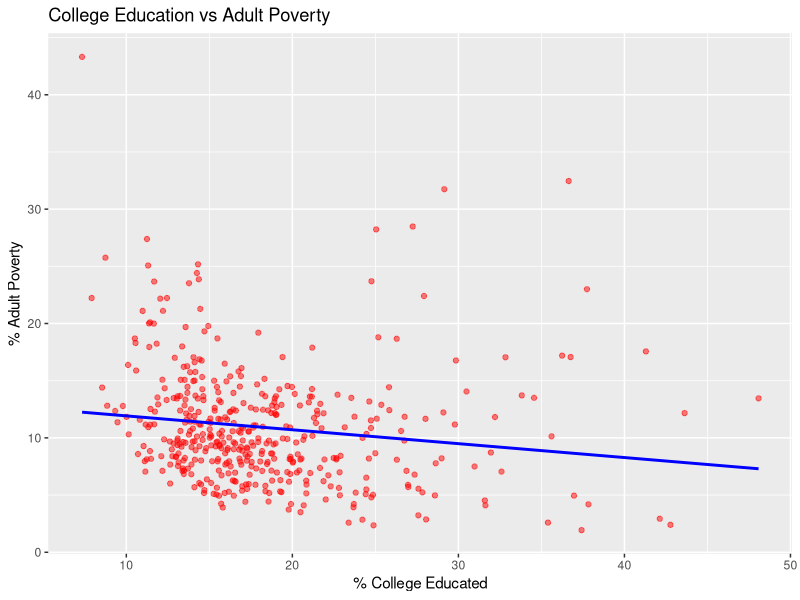
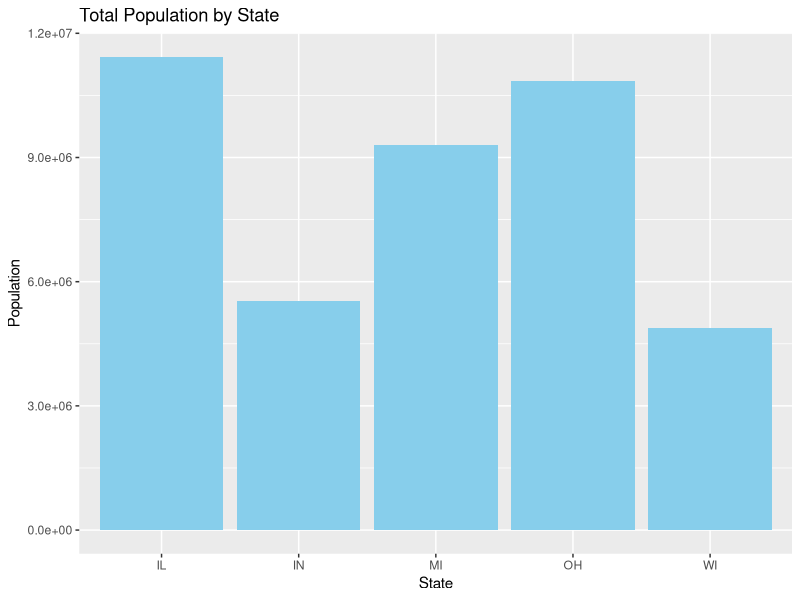
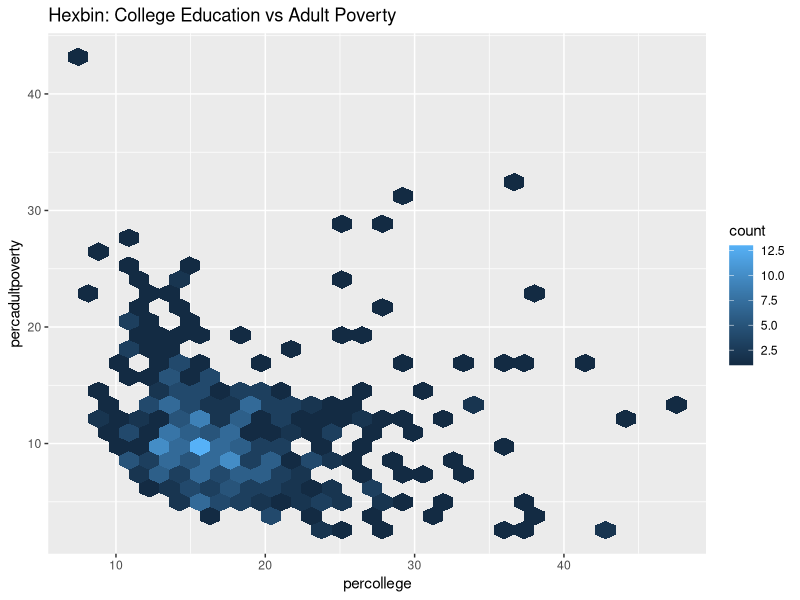
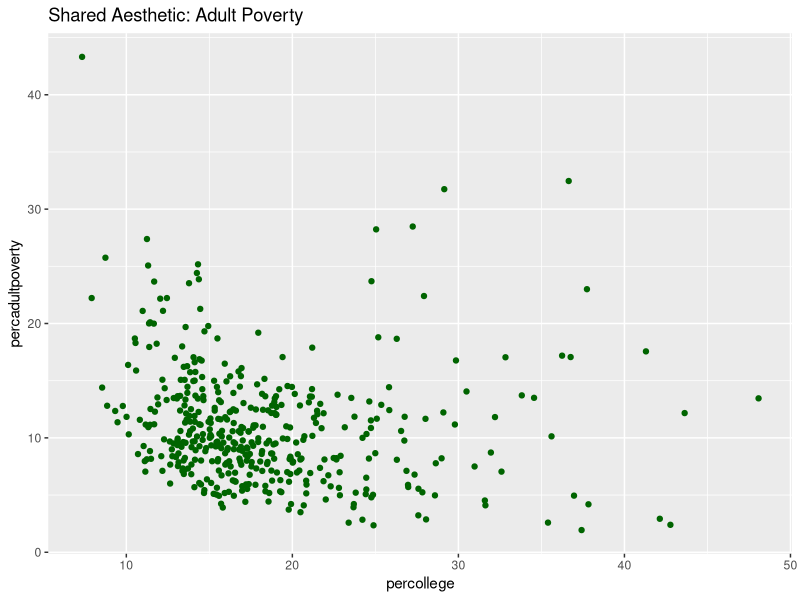
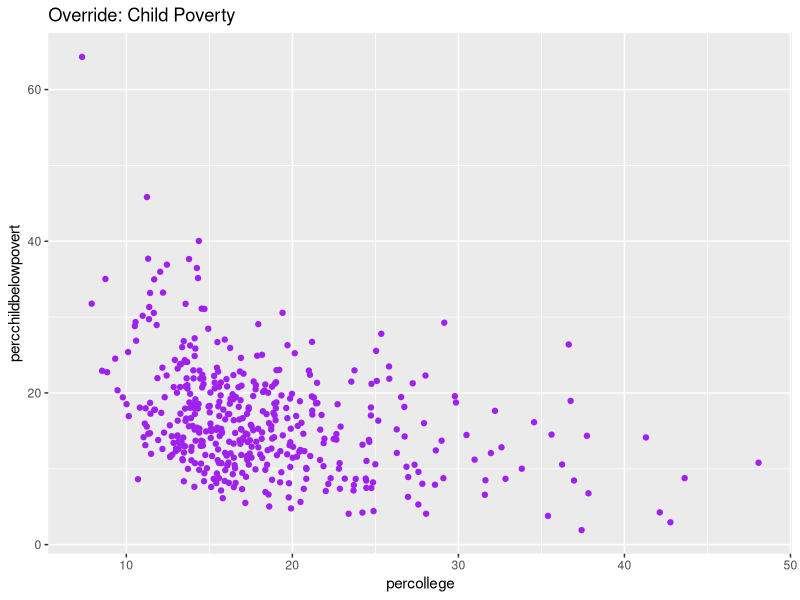
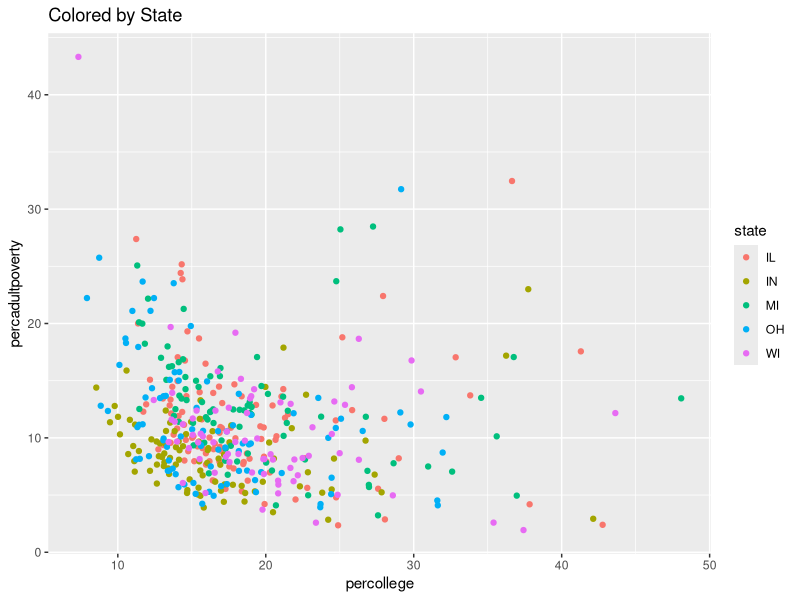
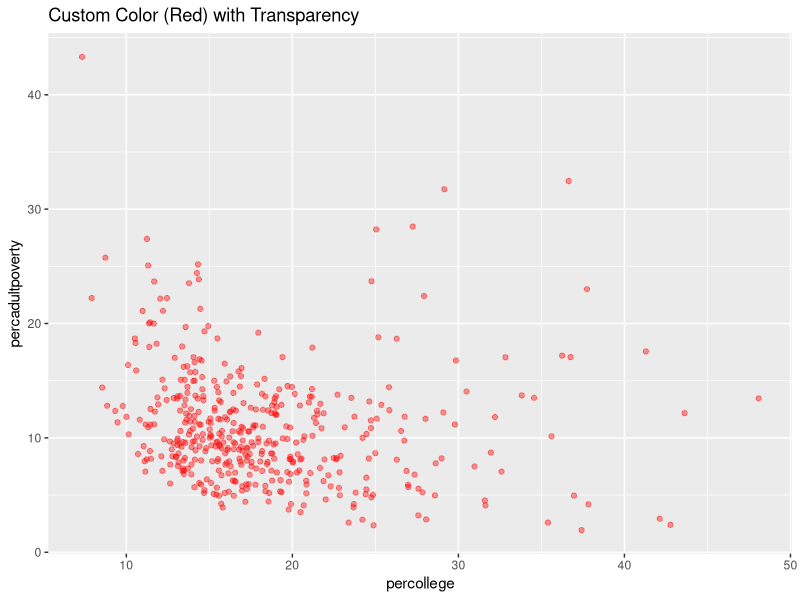

Write the R code that produced these figures, in order.

# Load library
library(ggplot2)
library(hexbin)

# Load dataset
data("midwest")
names(midwest)

# 1) Scatter Plot + Trend Line
p1 <- ggplot(midwest, aes(x = percollege, y = percadultpoverty)) +
  geom_point(color = "red", alpha = 0.5) +
  geom_smooth(method = "lm", se = FALSE, color = "blue") +
  ggtitle("College Education vs Adult Poverty") +
  xlab("% College Educated") +
  ylab("% Adult Poverty")

print(p1)

# 2) Bar Chart (Population by State)
p2 <- ggplot(midwest, aes(x = state, y = poptotal)) +
  geom_bar(stat = "identity", fill = "skyblue") +
  ggtitle("Total Population by State") +
  xlab("State") +
  ylab("Population")

print(p2)

# 3) Hexagonal Heatmap
p3 <- ggplot(midwest, aes(x = percollege, y = percadultpoverty)) +
  geom_hex() +
  ggtitle("Hexbin: College Education vs Adult Poverty")

print(p3)

# 4) Shared Aesthetic Mapping + Override
base_plot <- ggplot(midwest, aes(x = percollege))

# Default mapping
p4a <- base_plot +
  geom_point(aes(y = percadultpoverty), color = "darkgreen") +
  ggtitle("Shared Aesthetic: Adult Poverty")

print(p4a)

# Override mapping (children poverty)
p4b <- base_plot +
  geom_point(aes(y = percchildbelowpovert), color = "purple") +
  ggtitle("Override: Child Poverty")

print(p4b)

# 5) Color Mapping by State
p5 <- ggplot(midwest, aes(x = percollege, y = percadultpoverty, color = state)) +
  geom_point() +
  ggtitle("Colored by State")

print(p5)

# 6) Custom Color + Transparency
p6 <- ggplot(midwest, aes(x = percollege, y = percadultpoverty)) +
  geom_point(color = "red", alpha = 0.4) +
  ggtitle("Custom Color (Red) with Transparency")

print(p6)
